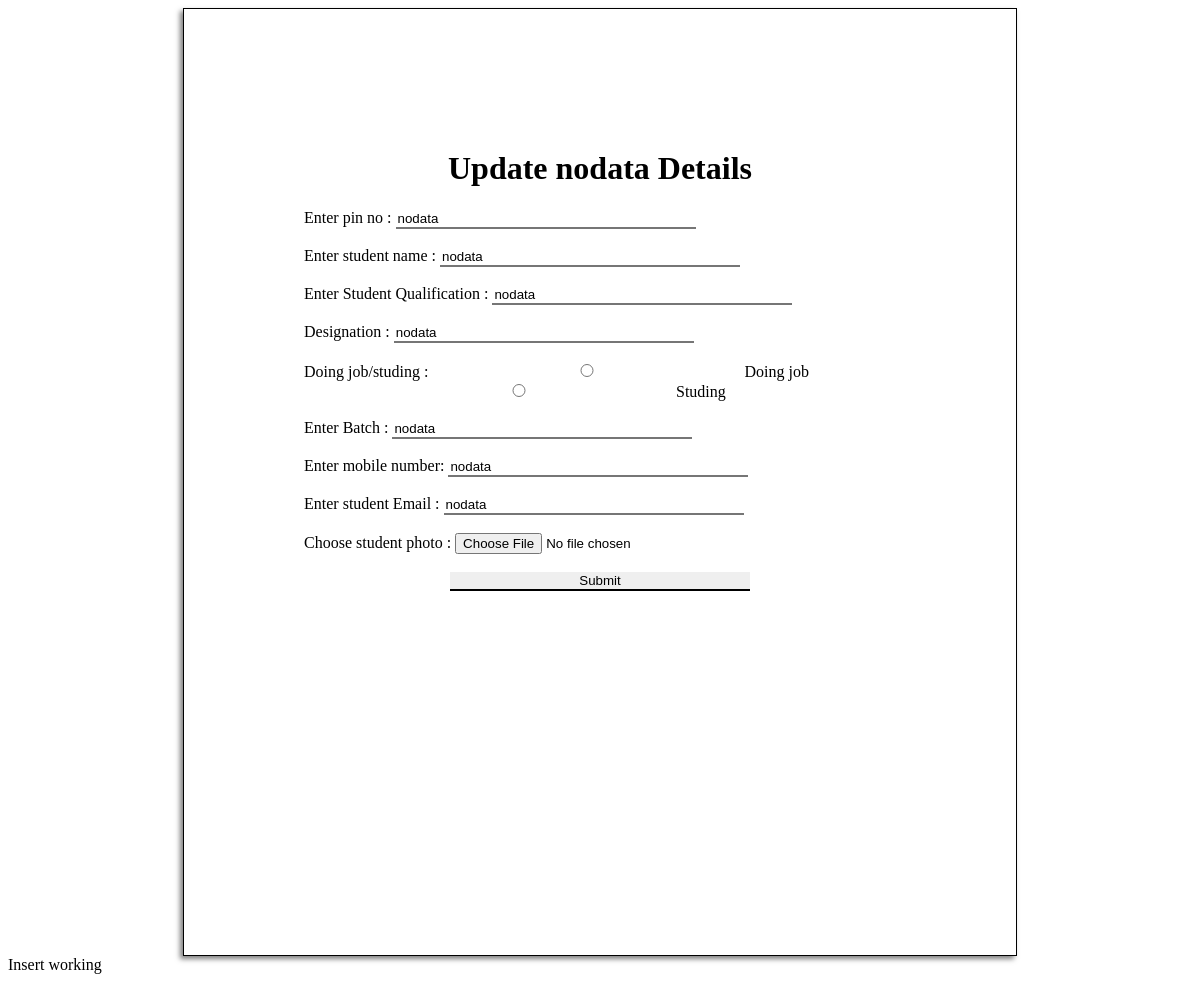
Screenshot of /admin/alumniop.php?edit=2&dept=DCE_alumni with the database file from the repository.
### tables this page shows
CREATE TABLE `DCE_alumni` (
  `id` int(11) NOT NULL,
  `pin_num` varchar(255) NOT NULL,
  `alumni_name` varchar(255) NOT NULL,
  `alumni_quali` varchar(255) NOT NULL,
  `workor` varchar(255) NOT NULL,
  `Designation` varchar(255) NOT NULL,
  `mobile` varchar(255) NOT NULL,
  `email` varchar(255) NOT NULL,
  `photo` varchar(999) NOT NULL,
  `batch` varchar(999) NOT NULL
);

### admin/alumniop.php (the view, shortened to what this page needs)
<?php
$con =mysqli_connect('localhost','root','','id20532735_gptplpt2');
    ?>
    <?php
if(isset($_GET['edit'])&&isset($_GET['dept'])){
    $id=$_GET['edit'];
    $dept=$_GET['dept'];
    $updept="update".$dept;
    $sql="SELECT * FROM `$dept` WHERE `id`='$id'";
    $que=mysqli_query($con,$sql);
    $row=mysqli_fetch_assoc($que);
?>
<div class="dept">
<center>
<h1> Update <?php echo $row['alumni_name'] ;?>  Details</h1>
</center>
<form action="" method="post" enctype="multipart/form-data">
    <label for="post">Enter pin no :</label>
    <input type="text" name="pin" id="post" value="<?php echo$row['pin_num'];?>"><br><br>
    <label for="name">Enter student name :</label>
    <input type="text" name="stu_name" id="name" value="<?php echo$row['alumni_name'];?>"><br><br>
    <label for="post">Enter Student Qualification :</label>
    <input type="text" name="stu_quali" id="post" value="<?php echo$row['alumni_quali'];?>"><br><br>
    <label for="Quali">Designation :</label>
    <input type="text" name="desig" id="quali" value="<?php echo$row['Designation'];?>"><br><br>
    <label for="job">Doing job/studing :</label>
    <input type="radio" name="orr" id="job" value="doing_job"  >
    <label for="job">Doing job</label><br>
   <input type="radio" name="orr" id="stu" value="studing" >
    <label for="stu" >Studing</label><br><br>
    <label for="batch">Enter Batch :</label>
    <input type="text" name="batch" id="batch" value="<?php echo$row['batch'];?>"><br><br>
    <label for="expi">Enter mobile number:</label>
    <input type="text" name="mobile" id="expi" value="<?php echo$row['mobile'];?>"><br><br>
    <label for="email">Enter student Email :</label>
    <input type="email" name="email" id="email" value="<?php echo$row['email'];?>"><br><br>
    <label for="img">Choose student photo :</label>
    <input type="file" name="stu_img" id="img" value="<?php echo$row['photo'];?>"><br><br>
<center>
<input type="submit" name="<?php echo $updept ;?>">
</center>
</form>
</div>
<?php
if(isset($_POST[$updept]))
{
    $pin=$_POST['pin'];
    $stuname=$_POST['stu_name'];
    $stuquali=$_POST['stu_quali'];
    $jobor=$_POST['orr'];
    $desig=$_POST['desig'];
    $mobile=$_POST['batch'];
    $email=$_POST['mobile'];
    $batch=$_POST['email'];
    $stuimg_name=$_FILES['stu_img']['name'];
    $stuimg_type=$_FILES['stu_img']['type'];
    $stuimg_size=$_FILES['stu_img']['size'];
    $stuimg_temp_name=$_FILES['stu_img']['tmp_name'];
    move_uploaded_file($stuimg_temp_name,"../images/alumni/$stuimg_name");
        $upd="UPDATE `$dept` SET `pin_num`=$pin `alumni_name`='$stuname',`alumni_quali`='$stuquali',`workor`='$jobor',`Designation`='$desig',`mobile`='$mobile',`email`='$email',`batch`='$batch',`photo`='$stuimg_name' WHERE `id`='$id'";
        $res=mysqli_query($con,$upd);
        if($res){
            header('location:alumniadminphp');
        }
   }
   else{
    echo "Insert working";
   }
}
?>

### admin/alumniop.php (style rules this page uses)
.dept { border:1px solid; box-shadow: -3px 3px 5px rgb(0, 0, 0,0.5); width: 50%; height: 90%; padding: 120px 120px; margin:auto; }
input { border-top: none; border-right: none; border-left: none; width: 300px; }

### rows the page displays
dce_alumni: alumni_name "nodata", pin "nodata", stu_name "nodata", stu_quali "nodata", desig "nodata", batch "nodata", mobile "nodata", email "nodata"
